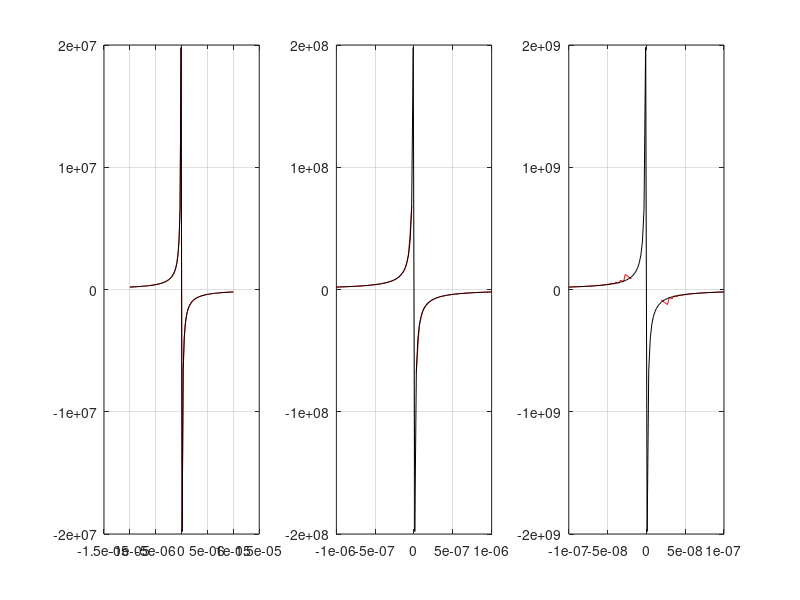

MATLAB code to generate this figure:
%EJERCICIO 1 PARCIAL 23-02-2022
clear,clc,close all
g=@(x) sin(x)./(1-sqrt(x.^2+1));
%al evaluar en un numero muy proximo al cero, podemos observar que en el
%denominados estamos restando dos numeros muy proximos entre si, que la
%maquina los va a redondear al mismo, es decir, sqrt((x~0)^2+1) va a ser
%redondeado a cero y por lo tanto el denominador me va a dar cero. El
%resultado de g(x~0)=0/0=>NaN
%b) como corregir este error...
%multiplico y divido por el conjugado del denominador, obtengo
%gm(x)= -sin(1+sqrt(x^2+1))/x^2
gm= @(x) -sin(x).*(1+sqrt(x.^2+1))./x.^2;
%c) ploter g con dos intervalos distintos en la misma grafica
v1= [-1e-5 -1e-6 -1e-7];
v2= [1e-5 1e-6 1e-7];
for i=1:3
    x = linspace(v1(i), v2(i),100);
    subplot(1,3,i), plot(x,g(x),'r', x, gm(x), 'k'), hold on, grid on;
end